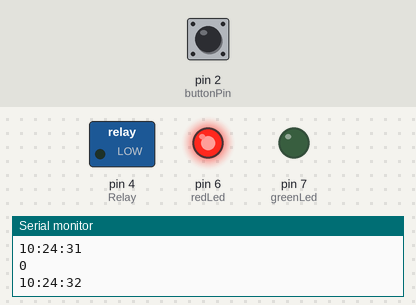
A sketch run on a simulated Arduino Leonardo, built with avr-gcc and run on an emulated ATmega32U4. Parts: switched loads named in the sketch (green lamp = pin HIGH), output pins drawn as LEDs (lit = HIGH), the last lines printed to the serial monitor. The inputs (shaded band) are chosen by the test bench; at power-on: pin 2 (buttonPin) LOW. The local clock reads 2024-03-15 10:24:30 at power-on unless the sketch sets it.

Above: at 2.8 s.
2.9 s: pin 2 (buttonPin) pulled HIGH for 1.2 s
At 4.2 s:
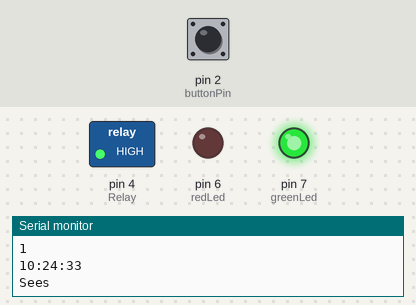
Timing chart, 0 to 5.9 s (numbered marks = the images above; inputs shaded):
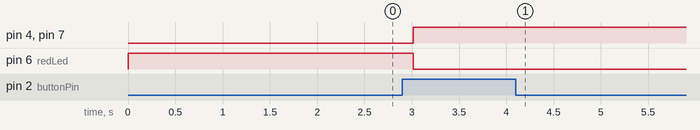

Measured:
- after the input at 2.9 s, pin 4 (Relay), pin 7 (greenLed): LOW → HIGH after 0.12 s; pin 6 (redLed): HIGH → LOW after 0.12 s

The sketch:

WateringSystem.ino
```cpp
  #include <Wire.h>


#include <DS3231.h>
int Relay = 4;
DS3231  rtc(SDA, SCL);
Time t;
//kastmisaeg
const int tundOnHommik = 8;
const int minutOnHommik = 00;
const int tundOnPaeval = 15;
const int minutOnPaeval = 00;
const int buttonPin = 2;
int  buttonState= 0;
int greenLed = 7;
int redLed = 6;


void setup() {
  // put your setup code here, to run once:
   Serial.begin(9600);
  // Uncomment the next line if you are using an Arduino Leonardo
  //while (!Serial) {}
  pinMode(Relay, OUTPUT);
  pinMode(buttonPin, INPUT);
  pinMode(greenLed, OUTPUT);
  pinMode(redLed, OUTPUT);
  digitalWrite(Relay, LOW);
  // Initialize the rtc object
  rtc.begin();
 // rtc.setDOW(SATURDAY);     // Set Day-of-Week
  //rtc.setTime(12, 18, 00);     // Set the time  (24hr format)
  //rtc.setDate(05, 05, 2020);   // Set the date


}

void loop() {

  buttonState = digitalRead(buttonPin);
  Serial.println(buttonState);

  t = rtc.getTime();
  Serial.print(t.hour);
  Serial.print(":");
  Serial.print(t.min);
  Serial.print(":");
  Serial.println(t.sec);
  if(t.hour == tundOnHommik && t.min == minutOnHommik || (t.hour == tundOnPaeval && t.min == minutOnPaeval) || (buttonState == HIGH)){
    Serial.print("Sees");
    digitalWrite(greenLed,HIGH);
    digitalWrite(redLed,LOW);
    digitalWrite(Relay, HIGH);
    delay(480000);
  }
  digitalWrite(greenLed,LOW);
  digitalWrite(redLed,HIGH);
  digitalWrite(Relay, LOW);
  delay (1000);

}
```
